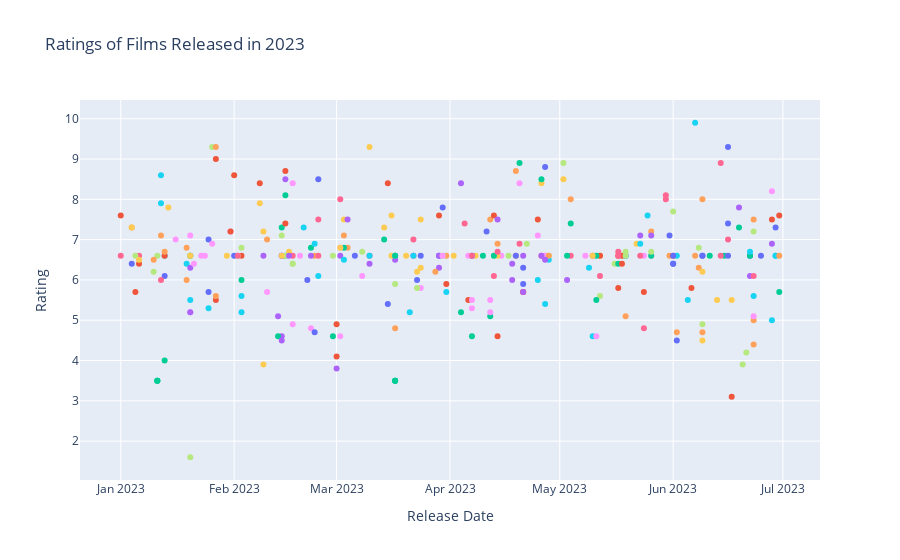

The cell this chart's notebook holds for it:
### Markdown cell above
The dataset specifically covers the initial half of 2023, and within this timeframe, a noteworthy 335 movies have been released.

### Code cell
fig = px.scatter(movies_in_2023, x='Release Date', y='Rating', color_continuous_scale='oranges',
                 title='Ratings of Films Released in 2023', hover_data=['Title'], color='Title',
                 labels={'Rating': 'Rating', 'Release Date': 'Release Date'}, width=900)

fig.update_layout(
    showlegend=False
)

fig.show()
